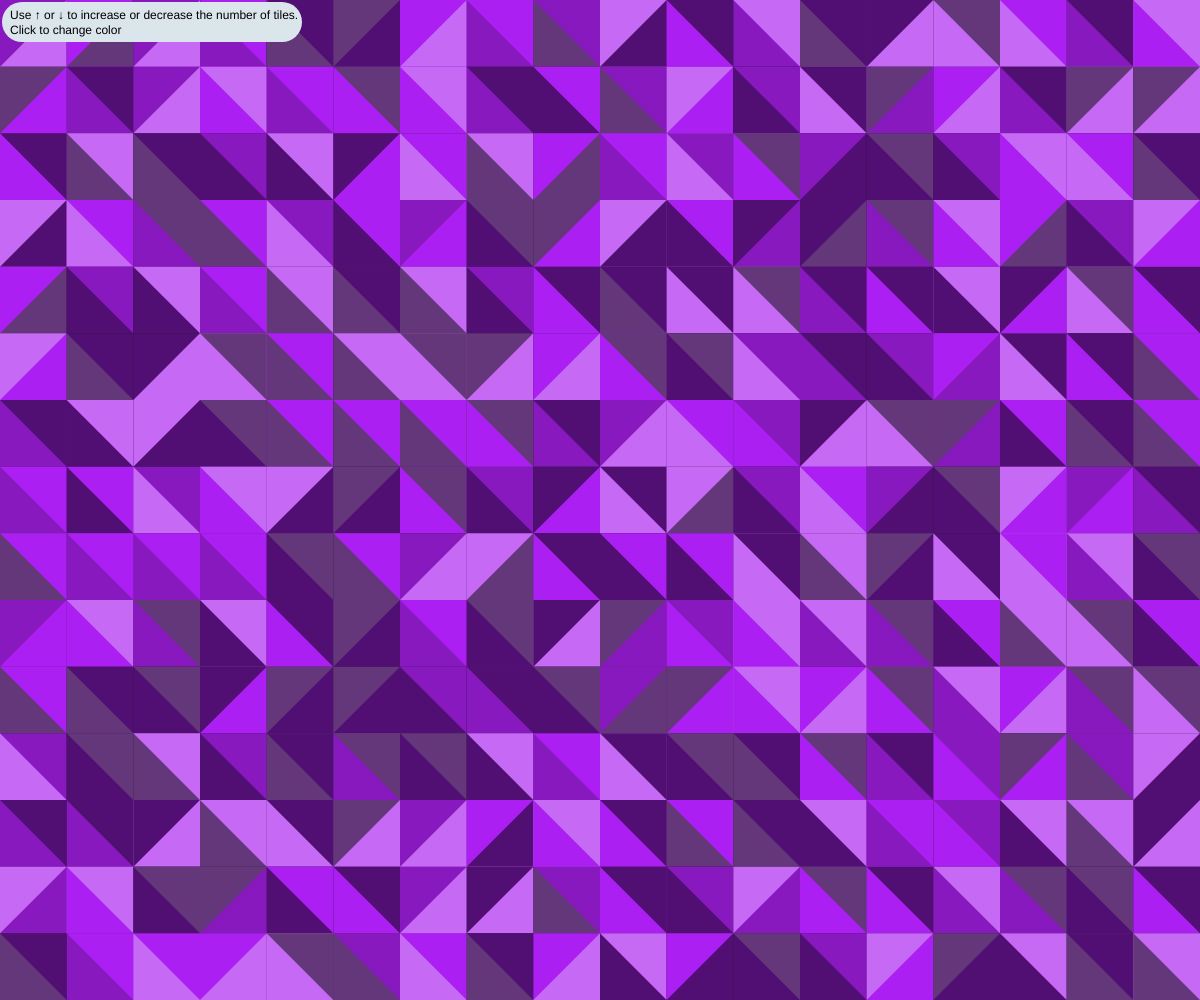
Frame 1 (no input)
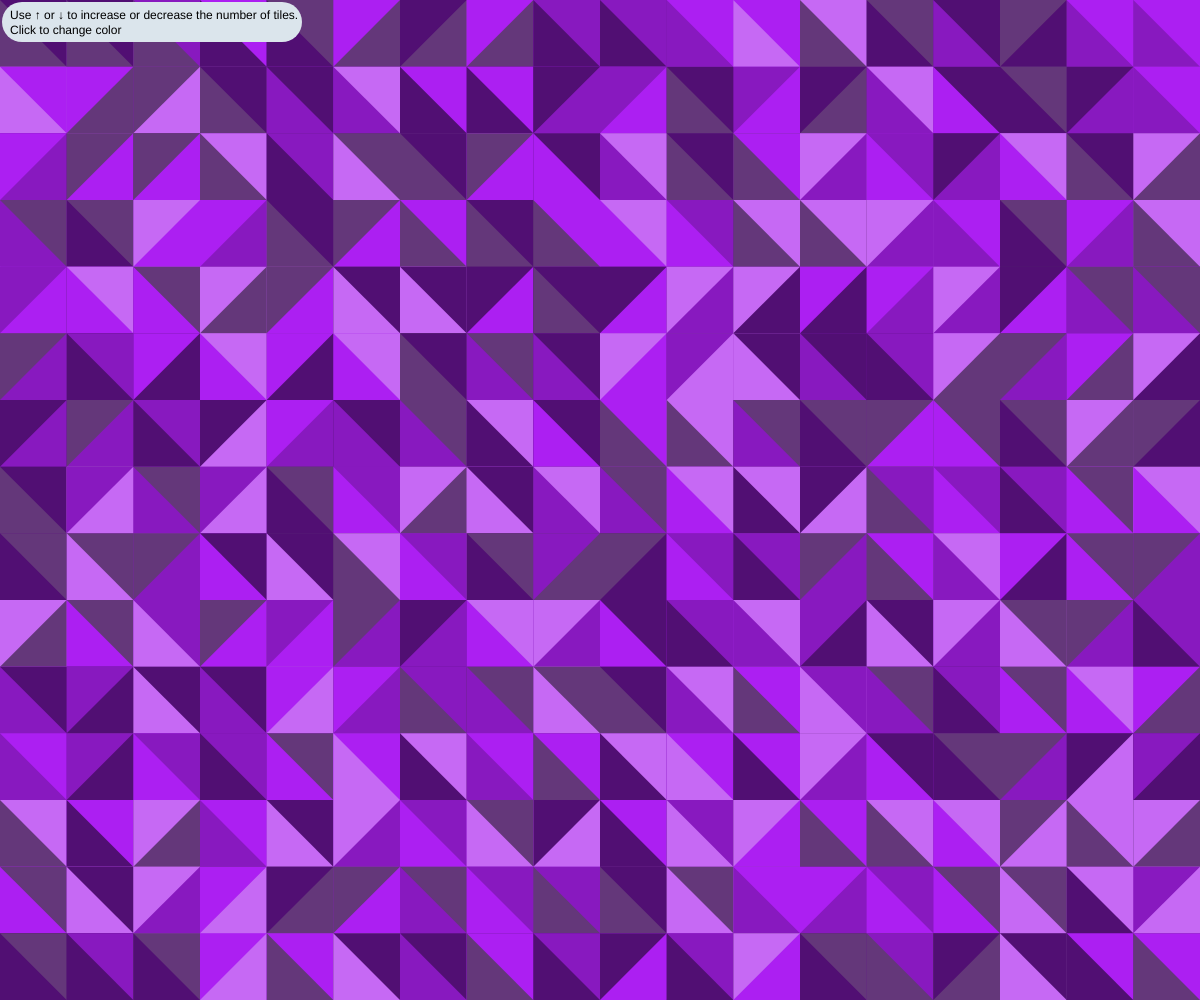
Frame 2 (the mouse pressed at the canvas centre, redrawn once)

The p5.js sketch that drew these frames (run headless with seeded random() and noise() and a simulated clock; the mouse was pressed at the canvas centre and the sketch redrawn once):

// p5.js sketch
// ── sketch.js
const colorPalettes = [
  ['#510F73', '#C669F4', '#AC1FF2', '#64377A', '#8819BF'],
  ['#731C67', '#F484E5', '#F23ADA', '#7A146C', '#C22FAE'],
  ['#47091B', '#E07896', '#C71A4B', '#592635', '#592635'],
  ['#200F47', '#9982D1', '#612ED9', '#342063', '#7865A3']
];

let queueNumber = [0, 1, 2, 3, 4];
let totalTile = 18;
let colorThemeIndex = 0;
let currentPalette, tileX, tileY;
let upButton, downButton;

function setup() {
  size = windowWidth;
  createCanvas(windowWidth, windowHeight);
  background(25);
  angleMode(DEGREES);
  noLoop();
}

function draw() {
  noStroke();
  tileX = windowWidth / totalTile;
  tileY = windowHeight / totalTile;
  currentPalette = colorPalettes[colorThemeIndex];
  for (let x = 0; x < windowWidth; x += tileX) {
    for (let y = 0; y < windowHeight; y += tileX) {
      queueNumber = shuffle(queueNumber);
      fill(currentPalette[queueNumber[0]]);
      rect(x, y, tileX, tileX);
      fill(currentPalette[queueNumber[1]]);
      switch (round(random(0.51, 9.49))) {
        case 1: triangle(x, y, x, y + tileX, x + tileX, y + tileX); break;
        case 2: triangle(x, y, x + tileX, y, x + tileX, y + tileX); break;
        case 3: triangle(x + tileX, y, x + tileX, y + tileX, x, y); break;
        case 4: triangle(x + tileX, y + tileX, x + tileX, y, x, y); break;
        case 5: triangle(x + tileX, y, x + tileX, y + tileX, x, y + tileX); break;
        case 6: triangle(x, y, x + tileX, y + tileX, x, y + tileX); break;
        case 7: triangle(x + tileX, y, x, y, x + tileX, y + tileX); break;
        case 8: triangle(x, y + tileX, x + tileX, y, x, y); break;
        case 9: triangle(x + tileX, y, x, y + tileX, x + tileX, y + tileX); break;
      }
    }
  }

  fill('#DBE5EC');
  rect(2, 2, 300, 40, 100, 100);
  let message = 'Use ↑ or ↓ to increase or decrease the number of tiles. \nClick to change color';
  fill(0);
  textSize(12);
  text(message, 10, 10, 300, 50);
}

function mouseClicked() {
  colorThemeIndex = (colorThemeIndex + 1) % 4;
  redraw();
}

function keyPressed() {
  if (keyCode === UP_ARROW) {
    incrementTile();
  }
  if (keyCode === DOWN_ARROW) {
    decrementTile();
  }
}

function incrementTile() {
  totalTile += 1;
  redraw();
}
function decrementTile() {
  totalTile -= 1;
  redraw();
}
